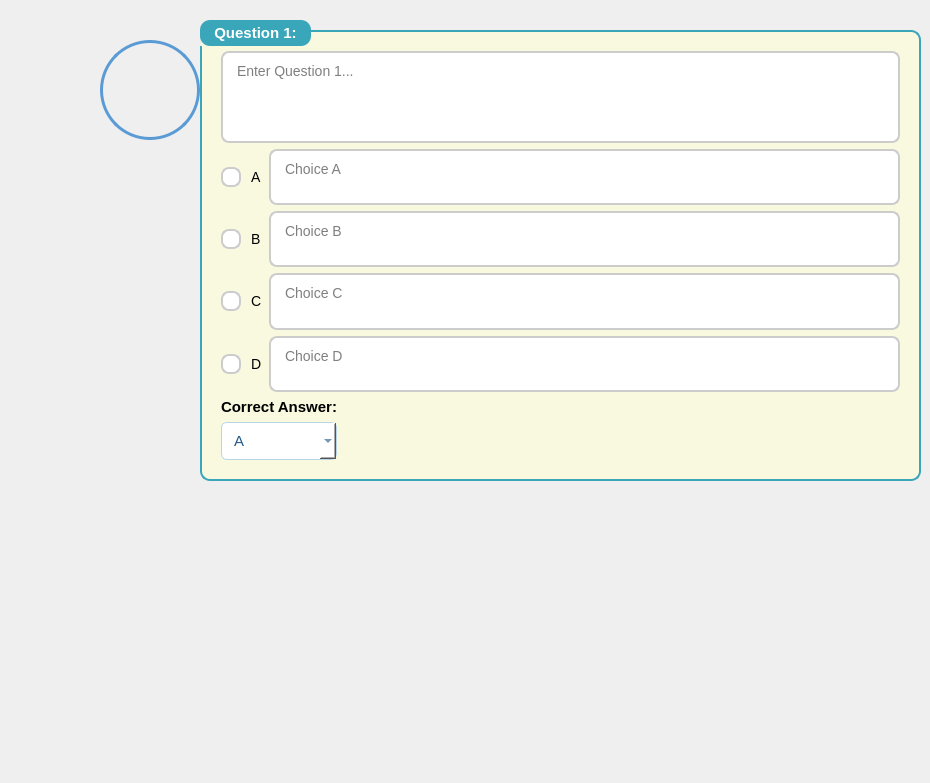
<?xml version="1.0" encoding="UTF-8"?>
<ui version="4.0">
 <class>Dialog</class>
 <widget class="QDialog" name="Dialog">
  <property name="geometry">
   <rect>
    <x>0</x>
    <y>0</y>
    <width>930</width>
    <height>783</height>
   </rect>
  </property>
  <property name="windowTitle">
   <string>Dialog</string>
  </property>
  <widget class="QWidget" name="widget" native="true">
   <property name="geometry">
    <rect>
     <x>100</x>
     <y>40</y>
     <width>100</width>
     <height>100</height>
    </rect>
   </property>
   <property name="minimumSize">
    <size>
     <width>100</width>
     <height>100</height>
    </size>
   </property>
   <property name="maximumSize">
    <size>
     <width>100</width>
     <height>100</height>
    </size>
   </property>
   <property name="styleSheet">
    <string notr="true">QWidget {
    border: 3px solid #5B9BD5;  /* Border color */
    border-radius: 50%;         /* Ensures a circular shape */
    background-color: none;/* Set profile picture */
	background-image: url(:/profile/profile.png);
    background-position: center;
    background-repeat: no-repeat;
    background-size: contain;  /* Ensures the image scales inside without cropping */
}
</string>
   </property>
  </widget>
  <widget class="QLabel" name="label_16">
   <property name="geometry">
    <rect>
     <x>190</x>
     <y>130</y>
     <width>191</width>
     <height>181</height>
    </rect>
   </property>
   <property name="minimumSize">
    <size>
     <width>141</width>
     <height>131</height>
    </size>
   </property>
   <property name="maximumSize">
    <size>
     <width>191</width>
     <height>181</height>
    </size>
   </property>
   <property name="text">
    <string/>
   </property>
   <property name="pixmap">
    <pixmap>Examination Management System/UI/Resources/LOGO.png</pixmap>
   </property>
   <property name="scaledContents">
    <bool>true</bool>
   </property>
  </widget>
  <widget class="QGroupBox" name="groupBox_2">
   <property name="geometry">
    <rect>
     <x>200</x>
     <y>20</y>
     <width>721</width>
     <height>461</height>
    </rect>
   </property>
   <property name="sizePolicy">
    <sizepolicy hsizetype="Preferred" vsizetype="Fixed">
     <horstretch>0</horstretch>
     <verstretch>0</verstretch>
    </sizepolicy>
   </property>
   <property name="minimumSize">
    <size>
     <width>721</width>
     <height>461</height>
    </size>
   </property>
   <property name="styleSheet">
    <string notr="true">QGroupBox {
    border: 2px solid #3aa6b9; /* Greenish-blue border */
    border-radius: 10px;
    margin-top: 10px;
    background-color: #f9f9e0; /* Light pastel green background */
    padding: 10px;
	font-size: 15px;
	font-weight: bold;
}

QGroupBox::title {
    subcontrol-origin: margin;
    subcontrol-position: top left;
    padding: 4px 12px;
    background-color: #3aa6b9; /* Greenish-blue title background */
    color: white;
    font-weight: bold;
    border-radius: 10px;
}
</string>
   </property>
   <property name="title">
    <string>Question 1:</string>
   </property>
   <layout class="QGridLayout" name="gridLayout_4">
    <item row="3" column="1">
     <spacer name="horizontalSpacer_12">
      <property name="orientation">
       <enum>Qt::Horizontal</enum>
      </property>
      <property name="sizeHint" stdset="0">
       <size>
        <width>109</width>
        <height>20</height>
       </size>
      </property>
     </spacer>
    </item>
    <item row="0" column="0" colspan="2">
     <widget class="QTextEdit" name="textEdit">
      <property name="styleSheet">
       <string notr="true">QTextEdit {
    border: 2px solid #ccc;
    border-radius: 8px;
    padding: 6px 10px;
    font-size: 14px;
    transition: border 0.2s ease-in-out;
    background-color: white;
}

QTextEdit:focus {
    border: 2px solid #00cc00; /* Bright green */
    outline: none;
}
</string>
      </property>
      <property name="placeholderText">
       <string>Enter Question 1...</string>
      </property>
     </widget>
    </item>
    <item row="1" column="0" colspan="2">
     <layout class="QGridLayout" name="gridLayout_5">
      <item row="0" column="0">
       <widget class="QRadioButton" name="radioButton_13">
        <property name="minimumSize">
         <size>
          <width>0</width>
          <height>0</height>
         </size>
        </property>
        <property name="styleSheet">
         <string notr="true">QRadioButton {
    spacing: 10px;
    font-size: 14px;
	background-color: none;
}

QRadioButton::indicator {
    width: 16px;
    height: 16px;
    border-radius: 8px;
    border: 2px solid #ccc;
    background: white;
}

QRadioButton::indicator:checked {
    background: #00cc00;  /* Adjust to match your design */
    border: 2px solid #3373B9;
}

QGroupBox {
    border: 2px solid #ddd;
    border-radius: 10px;
    padding: 5px;
}

QGroupBox::title {
    subcontrol-origin: margin;
    subcontrol-position: top left;
    padding: 2px 10px;
    font-weight: bold;
}</string>
        </property>
        <property name="text">
         <string>A</string>
        </property>
       </widget>
      </item>
      <item row="0" column="1">
       <widget class="QTextEdit" name="textEdit_2">
        <property name="minimumSize">
         <size>
          <width>386</width>
          <height>42</height>
         </size>
        </property>
        <property name="styleSheet">
         <string notr="true">QTextEdit {
    border: 2px solid #ccc;
    border-radius: 8px;
    padding: 6px 10px;
    font-size: 14px;
    transition: border 0.2s ease-in-out;
    background-color: white;
}

QTextEdit:focus {
    border: 2px solid #00cc00; /* Bright green */
    outline: none;
}
</string>
        </property>
        <property name="placeholderText">
         <string>Choice A</string>
        </property>
       </widget>
      </item>
      <item row="1" column="0">
       <widget class="QRadioButton" name="radioButton_14">
        <property name="styleSheet">
         <string notr="true">QRadioButton {
    spacing: 10px;
    font-size: 14px;
	background-color: none;
}

QRadioButton::indicator {
    width: 16px;
    height: 16px;
    border-radius: 8px;
    border: 2px solid #ccc;
    background: white;
}

QRadioButton::indicator:checked {
    background: #00cc00;  /* Adjust to match your design */
    border: 2px solid #3373B9;
}

QGroupBox {
    border: 2px solid #ddd;
    border-radius: 10px;
    padding: 5px;
}

QGroupBox::title {
    subcontrol-origin: margin;
    subcontrol-position: top left;
    padding: 2px 10px;
    font-weight: bold;
}</string>
        </property>
        <property name="text">
         <string>B</string>
        </property>
       </widget>
      </item>
      <item row="1" column="1">
       <widget class="QTextEdit" name="textEdit_3">
        <property name="sizePolicy">
         <sizepolicy hsizetype="Expanding" vsizetype="Expanding">
          <horstretch>38</horstretch>
          <verstretch>0</verstretch>
         </sizepolicy>
        </property>
        <property name="minimumSize">
         <size>
          <width>386</width>
          <height>42</height>
         </size>
        </property>
        <property name="styleSheet">
         <string notr="true">QTextEdit {
    border: 2px solid #ccc;
    border-radius: 8px;
    padding: 6px 10px;
    font-size: 14px;
    transition: border 0.2s ease-in-out;
    background-color: white;
}

QTextEdit:focus {
    border: 2px solid #00cc00; /* Bright green */
    outline: none;
}
</string>
        </property>
        <property name="placeholderText">
         <string>Choice B</string>
        </property>
       </widget>
      </item>
      <item row="2" column="0">
       <widget class="QRadioButton" name="radioButton_15">
        <property name="styleSheet">
         <string notr="true">QRadioButton {
    spacing: 10px;
    font-size: 14px;
	background-color: none;
}

QRadioButton::indicator {
    width: 16px;
    height: 16px;
    border-radius: 8px;
    border: 2px solid #ccc;
    background: white;
}

QRadioButton::indicator:checked {
    background: #00cc00;  /* Adjust to match your design */
    border: 2px solid #3373B9;
}

QGroupBox {
    border: 2px solid #ddd;
    border-radius: 10px;
    padding: 5px;
}

QGroupBox::title {
    subcontrol-origin: margin;
    subcontrol-position: top left;
    padding: 2px 10px;
    font-weight: bold;
}</string>
        </property>
        <property name="text">
         <string>C</string>
        </property>
       </widget>
      </item>
      <item row="2" column="1">
       <widget class="QTextEdit" name="textEdit_4">
        <property name="minimumSize">
         <size>
          <width>386</width>
          <height>42</height>
         </size>
        </property>
        <property name="styleSheet">
         <string notr="true">QTextEdit {
    border: 2px solid #ccc;
    border-radius: 8px;
    padding: 6px 10px;
    font-size: 14px;
    transition: border 0.2s ease-in-out;
    background-color: white;
}

QTextEdit:focus {
    border: 2px solid #00cc00; /* Bright green */
    outline: none;
}
</string>
        </property>
        <property name="placeholderText">
         <string>Choice C</string>
        </property>
       </widget>
      </item>
      <item row="3" column="0">
       <widget class="QRadioButton" name="radioButton_16">
        <property name="styleSheet">
         <string notr="true">QRadioButton {
    spacing: 10px;
    font-size: 14px;
	background-color: none;
}

QRadioButton::indicator {
    width: 16px;
    height: 16px;
    border-radius: 8px;
    border: 2px solid #ccc;
    background: white;
}

QRadioButton::indicator:checked {
    background: #00cc00;  /* Adjust to match your design */
    border: 2px solid #3373B9;
}

QGroupBox {
    border: 2px solid #ddd;
    border-radius: 10px;
    padding: 5px;
}

QGroupBox::title {
    subcontrol-origin: margin;
    subcontrol-position: top left;
    padding: 2px 10px;
    font-weight: bold;
}</string>
        </property>
        <property name="text">
         <string>D</string>
        </property>
       </widget>
      </item>
      <item row="3" column="1">
       <widget class="QTextEdit" name="textEdit_5">
        <property name="minimumSize">
         <size>
          <width>386</width>
          <height>42</height>
         </size>
        </property>
        <property name="styleSheet">
         <string notr="true">QTextEdit {
    border: 2px solid #ccc;
    border-radius: 8px;
    padding: 6px 10px;
    font-size: 14px;
    transition: border 0.2s ease-in-out;
    background-color: white;
}

QTextEdit:focus {
    border: 2px solid #00cc00; /* Bright green */
    outline: none;
}
</string>
        </property>
        <property name="placeholderText">
         <string>Choice D</string>
        </property>
       </widget>
      </item>
     </layout>
    </item>
    <item row="2" column="0">
     <widget class="QLabel" name="label_8">
      <property name="sizePolicy">
       <sizepolicy hsizetype="Fixed" vsizetype="Fixed">
        <horstretch>0</horstretch>
        <verstretch>0</verstretch>
       </sizepolicy>
      </property>
      <property name="styleSheet">
       <string notr="true">font-size: 15px;
font-weight: bold;</string>
      </property>
      <property name="text">
       <string>Correct Answer:</string>
      </property>
     </widget>
    </item>
    <item row="3" column="0">
     <widget class="QComboBox" name="comboBox_4">
      <property name="minimumSize">
       <size>
        <width>78</width>
        <height>38</height>
       </size>
      </property>
      <property name="styleSheet">
       <string notr="true">QComboBox {
    background-color: white;
    border: 1px solid #B8D5E7;
    border-radius: 6px;
    padding: 8px 12px;
    font-size: 15px;
    color: #215988;
    selection-background-color: #FF5929;
    transition: border-color 0.3s ease, box-shadow 0.3s ease;
}

/* Highlight effect when focused */
QComboBox:focus {
    border: 1px solid #00cc00;
    box-shadow: 0px 0px 5px rgba(255, 89, 41, 0.3);
    background-color: white;
}

/* Style the popup list */
QComboBox QAbstractItemView {
    background: white;
    border: 1px solid #B8D5E7;
    selection-background-color: #00cc00;
    color: #21
}</string>
      </property>
      <item>
       <property name="text">
        <string>A</string>
       </property>
      </item>
      <item>
       <property name="text">
        <string>B</string>
       </property>
      </item>
      <item>
       <property name="text">
        <string>C</string>
       </property>
      </item>
      <item>
       <property name="text">
        <string>D</string>
       </property>
      </item>
     </widget>
    </item>
   </layout>
  </widget>
 </widget>
 <resources/>
 <connections/>
</ui>
